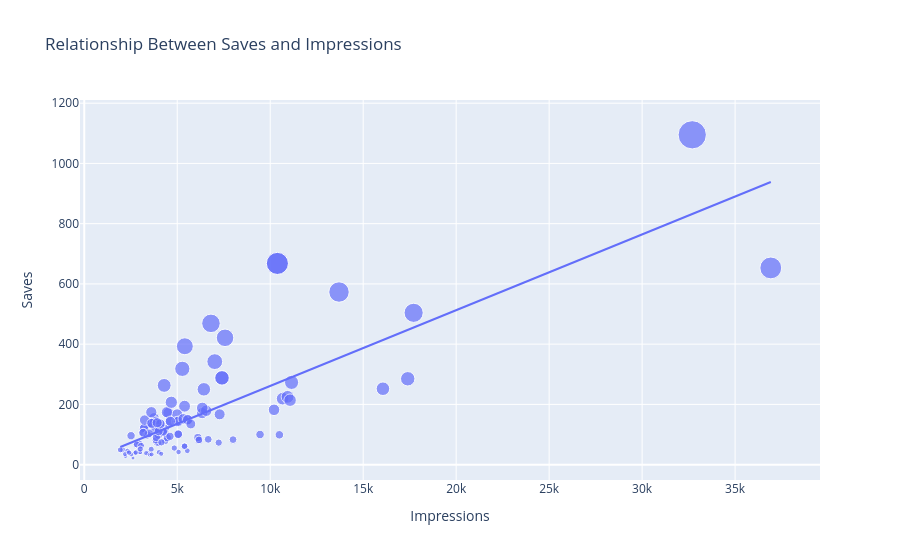

Source (notebook cell):
### Code cell
figure = px.scatter(data_frame=data,x='Impressions',
                    y='Saves',size='Saves',trendline='ols',
                    title="Relationship Between Saves and Impressions")
figure.show()
